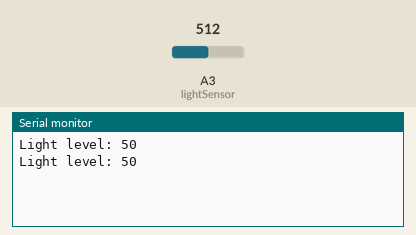
This sketch was run on a simulated Arduino Uno, built with avr-gcc and run on an emulated ATmega328P. Parts: the last lines printed to the serial monitor. The inputs (shaded band) are chosen by the test bench; at power-on: A3 (lightSensor) = 512.

Above: at 2.8 s.
2.9 s: A3 (lightSensor) set to 716
At 4.9 s:
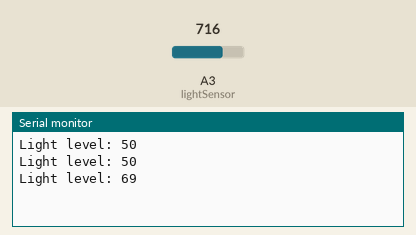
5.6 s: A3 (lightSensor) set to 900
At 6.5 s:
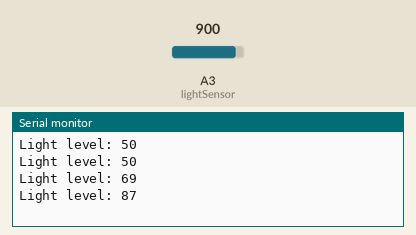
Timing chart, 0 to 8.6 s (numbered marks = the images above; inputs shaded):
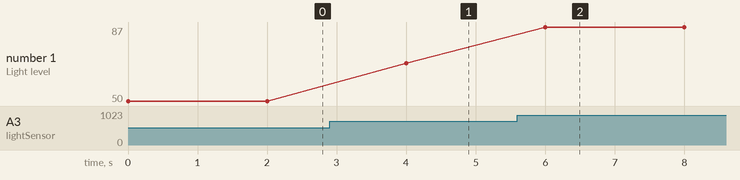

The sketch:

lightLevels.ino
```cpp
// Choosing input pin (?)
int lightSensor = A3;

void setup() {
  // Starting communication between board and pc
  Serial.begin(9600);
}

void loop() {
  // Read raw data form phototransistor
  int raw_value = analogRead(lightSensor);
  // Change value range from 0-1023 (standard for analog read) to 0-100
  int light = map(raw_value, 0, 1023, 0, 100);
  // Display value in Serial Monitor
  Serial.print("Light level: ");
  Serial.println(light);
  // Update rate in miliseconds
  delay(2000);
}
```

Measured:
- after the input at 2.9 s, the serial monitor: prints a new line after 1.1 s (image 1)
- after the input at 5.6 s, the serial monitor: prints a new line after 0.40 s (image 2)
- plotted number 1: 50 → 69 after the input at 2.9 s, 69 → 87 after the input at 5.6 s
